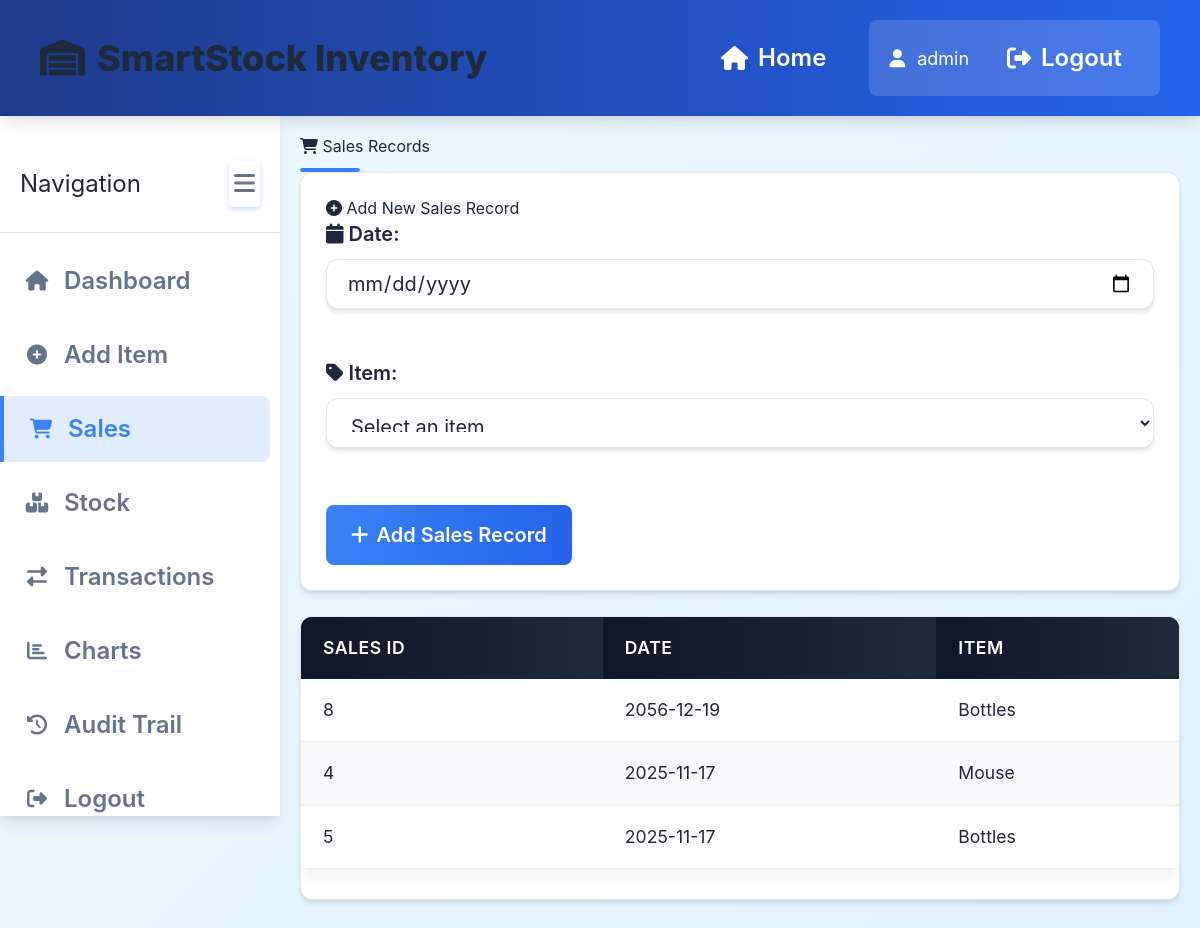
The app's page /sales (signed in) with its own data.
### tables this page shows
CREATE TABLE Sales (
            sales_code INTEGER PRIMARY KEY AUTOINCREMENT,
            date TEXT,
            item_code INTEGER,
            FOREIGN KEY (item_code) REFERENCES "Item_old"(item_code)
        );

CREATE TABLE Item (
                    item_code INTEGER PRIMARY KEY AUTOINCREMENT,
                    name TEXT,
                    qty INTEGER,
                    price REAL,
                    admin_id INTEGER,
                    created_at TIMESTAMP DEFAULT CURRENT_TIMESTAMP,
                    updated_at TIMESTAMP DEFAULT CURRENT_TIMESTAMP,
                    FOREIGN KEY (admin_id) REFERENCES Admin(admin_id)
                );

### app.py (the view, shortened to what this page needs)
@app.route('/sales', methods=['GET', 'POST'])
def sales():
    if 'logged_in' not in session:
        return redirect('/login')
    conn = get_db_connection()
    queries = load_sql_query('read_queries.sql').split(';')
    sales_query = queries[4].strip()  # Get sales records query
    sales_records = conn.execute(sales_query).fetchall()
    items_query = queries[0].strip()  # Get all items query
    items = conn.execute(items_query).fetchall()
    conn.close()
    return render_template('sales.html', sales_records=sales_records, items=items)

### app.py (called while the page is built)
def get_db_connection():
    conn = sqlite3.connect('smartstock.db')
    conn.row_factory = sqlite3.Row
    return conn

@app.context_processor
def inject_session():
    return dict(session=session)

### sql/sql_utils.py (called while the page is built)
def load_sql_query(filename):
    sql_dir = os.path.dirname(os.path.abspath(__file__))
    file_path = os.path.join(sql_dir, filename)
    with open(file_path, 'r') as file:
        return file.read().strip()

### templates/sales.html (shortened to what this page needs)
<!DOCTYPE html>
<html lang="en">
<head>
    <script src="https://cdn.tailwindcss.com"></script>
    <link rel="stylesheet" href="https://cdnjs.cloudflare.com/ajax/libs/font-awesome/6.4.0/css/all.min.css">
    <link rel="stylesheet" href="{{ url_for('static', filename='style.css') }}">
</head>
<body>
    <header class="header">
        <h1><i class="fas fa-warehouse"></i> SmartStock Inventory</h1>
        <div class="header-nav">
            <a href="/"><i class="fas fa-home"></i> Home</a>
            <div class="user-menu">
                <i class="fas fa-user"></i>
                <span>{{ session.username }}</span>
                <a href="/logout" class="ml-2"><i class="fas fa-sign-out-alt"></i> Logout</a>
            </div>
        </div>
    </header>
    <div class="main-layout">
        <aside class="sidebar">
            <div class="sidebar-header">
                <h3>Navigation</h3>
                <button class="toggle-sidebar">
                    <i class="fas fa-bars"></i>
                </button>
            </div>
            <ul class="sidebar-nav">
                <li><a href="/"><i class="fas fa-home"></i> <span>Dashboard</span></a></li>
                <li><a href="/add-item"><i class="fas fa-plus-circle"></i> <span>Add Item</span></a></li>
                <li><a href="/sales" class="active"><i class="fas fa-shopping-cart"></i> <span>Sales</span></a></li>
                <li><a href="/stock"><i class="fas fa-boxes"></i> <span>Stock</span></a></li>
                <li><a href="/transactions"><i class="fas fa-exchange-alt"></i> <span>Transactions</span></a></li>
                <li><a href="/stock-chart"><i class="fas fa-chart-bar"></i> <span>Charts</span></a></li>
                <li><a href="/audit-trail"><i class="fas fa-history"></i> <span>Audit Trail</span></a></li>
                <li><a href="/logout"><i class="fas fa-sign-out-alt"></i> <span>Logout</span></a></li>
            </ul>
        </aside>
        <main class="main-content">
            <h2><i class="fas fa-shopping-cart"></i> Sales Records</h2>
            <form method="POST" class="card sales-form">
                <h3><i class="fas fa-plus-circle"></i> Add New Sales Record</h3>
                <div class="mb-6">
                    <label for="date"><i class="fas fa-calendar"></i> Date:</label>
                    <input type="date" id="date" name="date" required class="sales-form-input">
                </div>
                <div class="mb-8">
                    <label for="item_code"><i class="fas fa-tag"></i> Item:</label>
                    <select id="item_code" name="item_code" required class="sales-form-select">
                        <option value="">Select an item</option>
                    </select>
                </div>
                <button type="submit" class="btn btn-primary">
                    <i class="fas fa-plus"></i> Add Sales Record
                </button>
            </form>
            {% if sales_records %}
            <div class="table-container">
                <div class="table-responsive">
                    <table>
                        <thead>
                            <tr>
                                <th>Sales ID</th>
                                <th>Date</th>
                                <th>Item</th>
                            </tr>
                        </thead>
                        <tbody>
                            {% for record in sales_records %}
                            <tr>
                                <td>{{ record.sales_code }}</td>
                                <td>{{ record.date }}</td>
                                <td>{{ record.item_name }}</td>
                            </tr>
                            {% endfor %}
                        </tbody>
                    </table>
                </div>
            </div>
            {% endif %}
        </main>
    </div>
</body>
</html>

### records on screen
Sales: sales_code "8", date "2056-12-19", item_name "Bottles"
Sales: sales_code "4", date "2025-11-17", item_name "Mouse"
Sales: sales_code "5", date "2025-11-17", item_name "Bottles"

### other values on screen
{{ session.username }} "admin"
